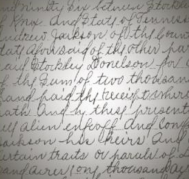
#> input picture Pratica-02/Codigos Toninho/imagem1.png, 189 x 179 px
$ python 'ccf394 2023 - limiarização por Niblack.py'
#> lines starting #> are read from the running program, lines starting #| are printed output that depends on the picture; after the words box and inside, x2 and y2 are one past the last pixel; in counts of white or black regions, pixels touching at a corner belong together
import cv2
import numpy as np

def niblack_threshold(img, window_size=15, k=-0.2):
    # Calcula a média local
#> called with window_size = 15, k = -0.2
    mean = cv2.blur(img, (window_size, window_size))
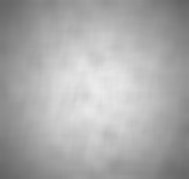
#> mean: shape (179, 189); min 98, max 236, mean 170.8

    # Calcula a média do quadrado local
    mean_square = cv2.blur(img**2, (window_size, window_size))
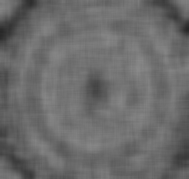
#> mean_square: shape (179, 189); min 38, max 137, mean 107.1

    # Calcula o desvio padrão local
    std_dev = np.sqrt(mean_square - mean**2)
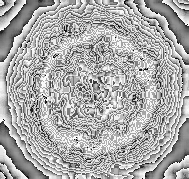
#> std_dev: shape (179, 189) float16; min 0, max 15.97, mean 10.73; drawn with min black and max white

    # Calcula o limiar de Niblack
    threshold = mean + k * std_dev

    # Aplica o limiar de Niblack
    binary = img > threshold
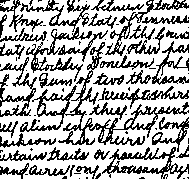
#> binary: shape (179, 189) bool; 67.8% white; black in thin lines or dots

    return binary.astype(np.uint8) * 255
#> returned value: shape (179, 189); 67.8% white; black in thin lines or dots

# Carrega a imagem
img = cv2.imread('imagem1.png', cv2.IMREAD_GRAYSCALE)

# Aplica o limiar de Niblack
thresholded_img = niblack_threshold(img)

# Exibe a imagem original e a imagem limiarizada
cv2.imshow(' Imagem Original', img)
cv2.imshow('Imagem limiarizada com Algoritmo Niblack ', thresholded_img)
cv2.waitKey(0)
cv2.destroyAllWindows()

$ run again, with Pratica-02/Codigos Toninho/wiki.png copied over Pratica-02/Codigos Toninho/imagem1.png
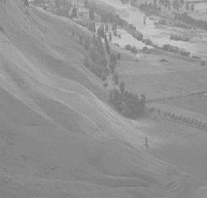
#> input picture Pratica-02/Codigos Toninho/wiki.png, 207 x 198 px
#> img is the input picture: shape (198, 207); min 114, max 208, mean 147
#> in niblack_threshold, `std_dev = np.sqrt(mean_square - mean**2)`:
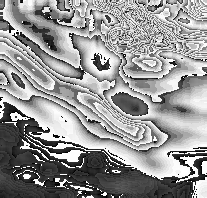
#> std_dev: shape (198, 207) float16; min 0, max 15.97, mean 9.38; drawn with min black and max white
#> in niblack_threshold, `binary = img > threshold`:
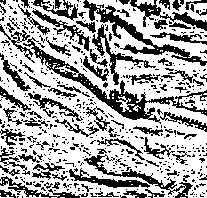
#> binary: shape (198, 207) bool; 64.9% white; 533 black regions (448 under 20 px), largest, box (x1, y1, x2, y2) and area: (23, 37, 207, 124) 1933, (83, 0, 207, 66) 1253, (84, 154, 193, 198) 678
